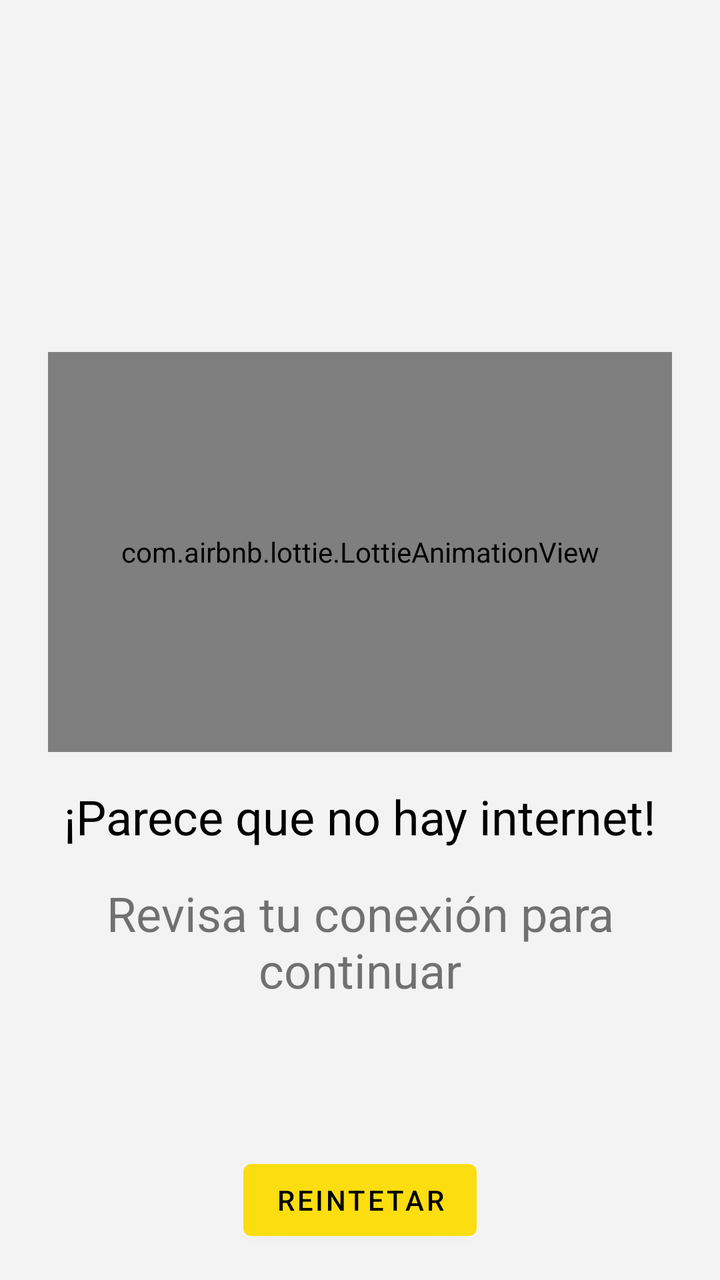
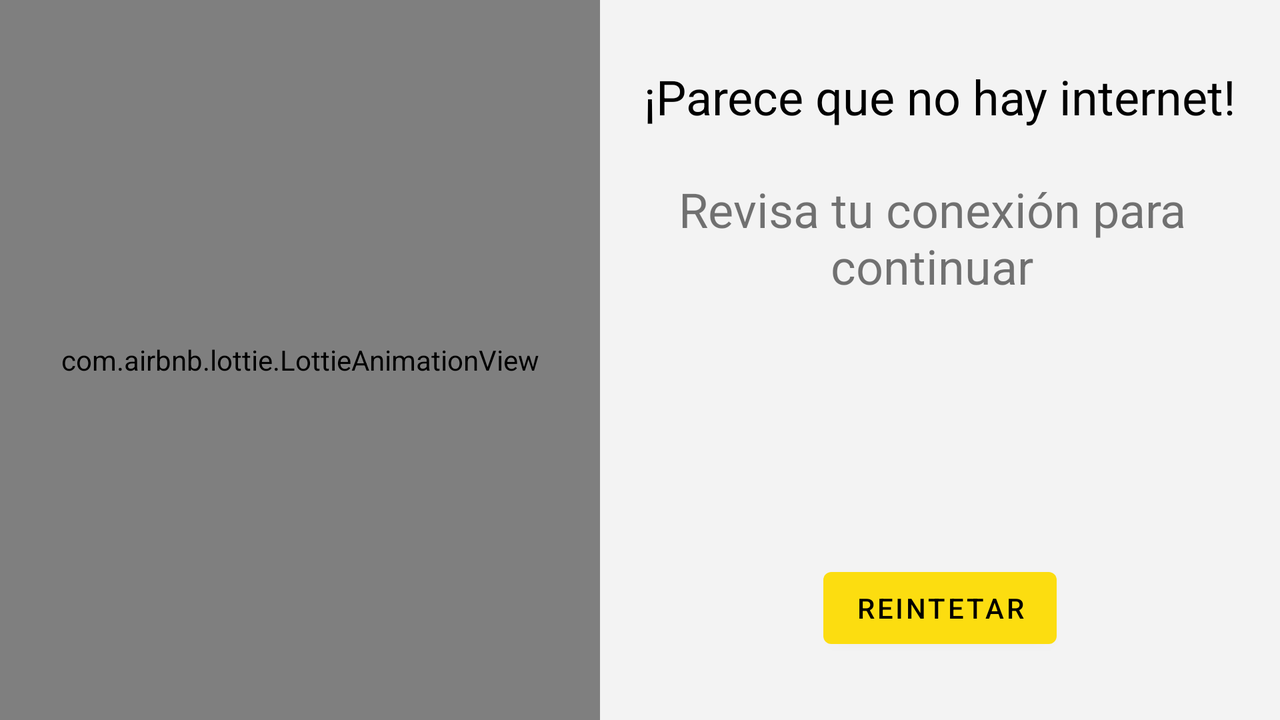

The same Android screen from two of the app's own layout files: first res/layout/ as a phone draws it, then the repository's variant for another configuration, drawn on a device whose configuration selects that folder. Both files follow.
<!-- AndroidManifest.xml: application theme Theme.MercadoLibre -->
<!-- res/layout/no_connection.xml -->
<?xml version="1.0" encoding="utf-8"?>
<androidx.constraintlayout.widget.ConstraintLayout xmlns:android="http://schemas.android.com/apk/res/android"
    xmlns:app="http://schemas.android.com/apk/res-auto"
    android:layout_width="match_parent"
    android:layout_height="match_parent"
    android:background="@color/background_color">

    <com.airbnb.lottie.LottieAnimationView
        android:id="@+id/lottieAnimationView"
        android:layout_width="0dp"
        android:layout_height="200dp"
        android:layout_marginStart="24dp"
        android:layout_marginEnd="24dp"
        app:layout_constraintBottom_toBottomOf="parent"
        app:layout_constraintEnd_toEndOf="parent"
        app:layout_constraintStart_toStartOf="parent"
        app:layout_constraintTop_toTopOf="parent"
        app:layout_constraintVertical_bias="0.4"
        app:lottie_autoPlay="false"
        app:lottie_loop="true"
        app:lottie_rawRes="@raw/animation_connection_lost" />

    <TextView
        android:id="@+id/textView2"
        android:layout_width="0dp"
        android:layout_height="wrap_content"
        android:layout_marginTop="16dp"
        android:gravity="center"
        android:text="@string/no_internet_tittle"
        android:textColor="@color/black"
        android:textSize="24sp"
        app:layout_constraintEnd_toEndOf="@+id/lottieAnimationView"
        app:layout_constraintStart_toStartOf="@+id/lottieAnimationView"
        app:layout_constraintTop_toBottomOf="@+id/lottieAnimationView" />

    <TextView
        android:id="@+id/textView3"
        android:layout_width="0dp"
        android:layout_height="wrap_content"
        android:layout_marginTop="16dp"
        android:gravity="center"
        android:text="@string/no_internet"
        android:textSize="24sp"
        app:layout_constraintEnd_toEndOf="@+id/lottieAnimationView"
        app:layout_constraintStart_toStartOf="@+id/lottieAnimationView"
        app:layout_constraintTop_toBottomOf="@+id/textView2" />

    <Button
        android:id="@+id/btnRetry"
        android:layout_width="wrap_content"
        android:layout_height="wrap_content"
        android:layout_marginTop="8dp"
        android:layout_marginBottom="16dp"
        android:text="@string/retry"
        app:layout_constraintBottom_toBottomOf="parent"
        app:layout_constraintEnd_toEndOf="parent"
        app:layout_constraintStart_toStartOf="parent"
        app:layout_constraintTop_toBottomOf="@+id/textView3"
        app:layout_constraintVertical_bias="1.0" />


</androidx.constraintlayout.widget.ConstraintLayout>
<!-- resources referenced by this layout -->
<resources>
  <color name="background_color">#F3F3F3</color>
  <color name="black">#FF000000</color>
  <string name="no_internet">Revisa tu conexión para continuar</string>
  <string name="no_internet_tittle">¡Parece que no hay internet!</string>
  <string name="retry">REINTETAR</string>
  <style name="Theme.MercadoLibre" parent="Theme.MaterialComponents.DayNight.DarkActionBar">
          
          <item name="colorPrimary">@color/yellow_500</item>
          <item name="colorPrimaryVariant">@color/purple_700</item>
          <item name="colorOnPrimary">@color/black</item>
          
          <item name="colorSecondary">@color/yellow_200</item>
          <item name="colorSecondaryVariant">@color/purple_700</item>
          <item name="colorOnSecondary">@color/black</item>
          
          <item name="android:statusBarColor" tools:targetApi="l">?attr/colorPrimaryVariant</item>
          
      </style>
  <color name="yellow_500">#FCDD10</color>
  <color name="yellow_200">#FCDD10</color>
</resources>
<!-- res/layout-land/no_connection.xml (the repository's variant of the layout above) -->
<!-- drawn on the phone turned sideways -->
<?xml version="1.0" encoding="utf-8"?>
<androidx.constraintlayout.widget.ConstraintLayout xmlns:android="http://schemas.android.com/apk/res/android"
    xmlns:app="http://schemas.android.com/apk/res-auto"
    android:layout_width="match_parent"
    android:layout_height="match_parent"
    android:background="@color/background_color">

    <com.airbnb.lottie.LottieAnimationView
        android:id="@+id/lavNoConnection"
        android:layout_width="300dp"
        android:layout_height="0dp"
        app:layout_constraintBottom_toBottomOf="parent"
        app:layout_constraintStart_toStartOf="parent"
        app:layout_constraintTop_toTopOf="parent"
        app:layout_constraintVertical_bias="0.0"
        app:lottie_autoPlay="false"
        app:lottie_loop="true"
        app:lottie_rawRes="@raw/animation_connection_lost" />

    <TextView
        android:id="@+id/textView2"
        android:layout_width="0dp"
        android:layout_height="wrap_content"
        android:layout_marginStart="16dp"
        android:layout_marginTop="32dp"
        android:layout_marginEnd="16dp"
        android:gravity="center"
        android:text="@string/no_internet_tittle"
        android:textColor="@color/black"
        android:textSize="24sp"
        app:layout_constraintEnd_toEndOf="parent"
        app:layout_constraintStart_toEndOf="@+id/lavNoConnection"
        app:layout_constraintTop_toTopOf="@+id/lavNoConnection" />

    <TextView
        android:id="@+id/textView3"
        android:layout_width="0dp"
        android:layout_height="wrap_content"
        android:layout_marginTop="24dp"
        android:layout_marginEnd="8dp"
        android:gravity="center"
        android:text="@string/no_internet"
        android:textSize="24sp"
        app:layout_constraintEnd_toEndOf="@+id/textView2"
        app:layout_constraintStart_toStartOf="@+id/textView2"
        app:layout_constraintTop_toBottomOf="@+id/textView2" />

    <Button
        android:id="@+id/btnRetry"
        android:layout_width="wrap_content"
        android:layout_height="wrap_content"
        android:layout_marginBottom="32dp"
        android:text="@string/retry"
        app:layout_constraintBottom_toBottomOf="parent"
        app:layout_constraintEnd_toEndOf="parent"
        app:layout_constraintStart_toEndOf="@+id/lavNoConnection"
        app:layout_constraintTop_toBottomOf="@+id/textView3"
        app:layout_constraintVertical_bias="1.0" />


</androidx.constraintlayout.widget.ConstraintLayout>
